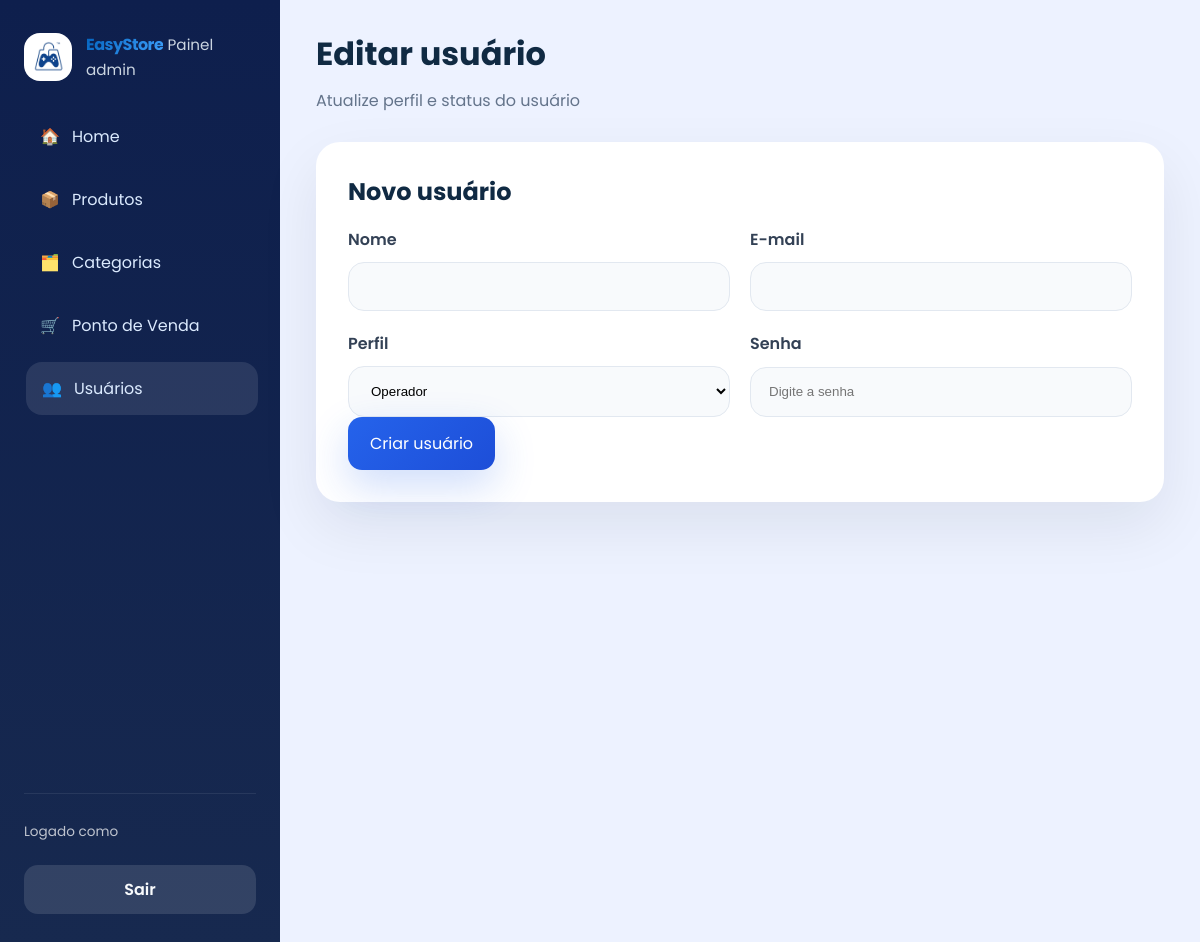
The page /usuarios/3/editar (signed in) on the database as committed earlier.
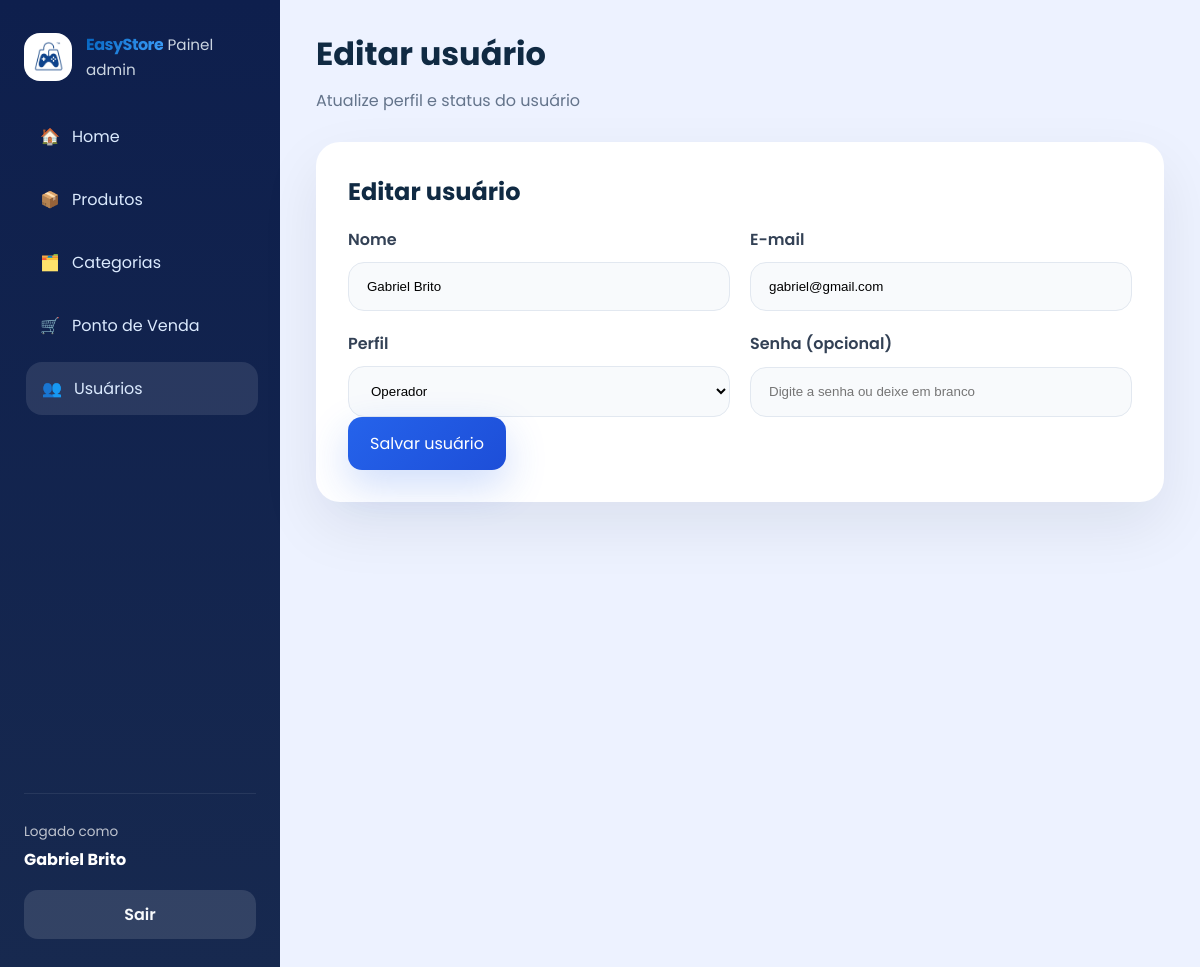
The same page on the database as committed later.
### app/models/usuario.py (models this page shows)
class Usuario(Base):
    __tablename__ = "usuarios"
    id = Column(Integer, primary_key=True, autoincrement=True)
    nome = Column(String(167), nullable=False)
    email = Column(String(167), unique=True, index=True, nullable=False)
    senha_hash = Column(String(255), nullable=False)
    role = Column(String(20), nullable=False, default="operador")
    ativo = Column(Boolean, default=True)
    criado_em = Column(DateTime, server_default=func.now())
    xp_total = Column(Integer, nullable=False, default=0)
    nivel = Column(Integer, nullable=False, default=1)
    moedas_resgate = Column(Integer, nullable=False, default=0)

### app/controllers/admin_controller.py (the view)
@router.get("/{usuario_id}/editar")
def tela_editar_usuario(usuario_id: int, request: Request, db: Session = Depends(get_db), admin = Depends(get_admin)):
    usuario = db.query(Usuario).filter(Usuario.id == usuario_id).first()
    return templates.TemplateResponse(
        request,
        "admin/usuarios_form.html",
        {
            "request": request,
            "usuario": admin,
            "usuario": usuario,
            "page_title": "Editar usuário",
            "page_subtitle": "Atualize perfil e status do usuário",
            "css_path": "css/admin.css",
            "active": "usuarios",
        }
    )

### app/templates/admin/usuarios_form.html (shortened to what this page needs)
{% extends "admin/base.html" %}
{% block content %}
<div class="form-card">
  <h2>{% if usuario %}Editar usuário{% else %}Novo usuário{% endif %}</h2>
  <form action="{% if usuario %}/usuarios/{{ usuario.id }}/editar{% else %}/usuarios/novo{% endif %}" method="post">
    <div class="form-grid">
      <div class="input-group">
        <label>Nome</label>
        <input type="text" name="nome" value="{{ usuario.nome if usuario else '' }}" required>
      </div>
      <div class="input-group">
        <label>E-mail</label>
        <input type="email" name="email" value="{{ usuario.email if usuario else '' }}" required>
      </div>
      <div class="input-group">
        <label>Perfil</label>
        <select name="role">
          <option value="operador" {% if usuario and usuario.role == 'operador' %}selected{% endif %}>Operador</option>
        </select>
      </div>
      <div class="input-group">
        <label>Senha {% if usuario %}(opcional){% endif %}</label>
        <input type="password" name="senha" placeholder="Digite a senha{% if usuario %} ou deixe em branco{% endif %}">
      </div>
    </div>
    <button type="submit" class="btn btn-primary">{% if usuario %}Salvar usuário{% else %}Criar usuário{% endif %}</button>
  </form>
</div>
{% endblock %}

### app/templates/admin/base.html (shortened to what this page needs)
<!DOCTYPE html>
<html lang="pt-br">
<head>
  <link rel="stylesheet" href="{{ request.url_for('static', path=css_path) }}">
</head>
<body>
  <div class="admin-layout">
    <aside class="sidebar">
      <div class="brand-block">
        <img src="{{ request.url_for('static', path='img/logo.png') }}" alt="EasyStore" class="brand-logo">
        <div>
          <strong>EasyStore</strong>
          <span>Painel admin</span>
        </div>
      </div>
      <nav class="sidebar-nav">
        <a href="/admin" class="{% if active == 'home' %}active{% endif %}"><span>🏠</span>Home</a>
        <a href="/produtos" class="{% if active == 'produtos' %}active{% endif %}"><span>📦</span>Produtos</a>
        <a href="/categorias" class="{% if active == 'categorias' %}active{% endif %}"><span>🗂️</span>Categorias</a>
        <a href="/admin/pos" class="{% if active == 'pos' %}active{% endif %}"><span>🛒</span>Ponto de Venda</a>
        <a href="/usuarios" class="{% if active == 'usuarios' %}active{% endif %}"><span>👥</span>Usuários</a>
      </nav>
      <div class="sidebar-footer">
        <div class="profile-card">
          <span>Logado como</span>
          <strong>{{ usuario.nome  }}</strong>
        </div>
        <a href="/auth/logout" class="logout-btn">Sair</a>
      </div>
    </aside>
    <main class="admin-content">
      <header class="topbar">
        <div>
          <h1>{{ page_title }}</h1>
          {% if page_subtitle %}
          <p class="subtitle">{{ page_subtitle }}</p>
          {% endif %}
        </div>
      </header>
      <section class="page-body">
        {% block content %}{% endblock %}
      </section>
    </main>
  </div>
</body>
</html>

Rows that differ between the two databases and show on the page:
added Usuario: nome "Gabriel Brito", email "gabriel@gmail.com"
Other text that changed with them:
text no longer shown: "Novo usuário Criar usuário"
text now shown: "Editar usuário (opcional) Salvar usuário"
